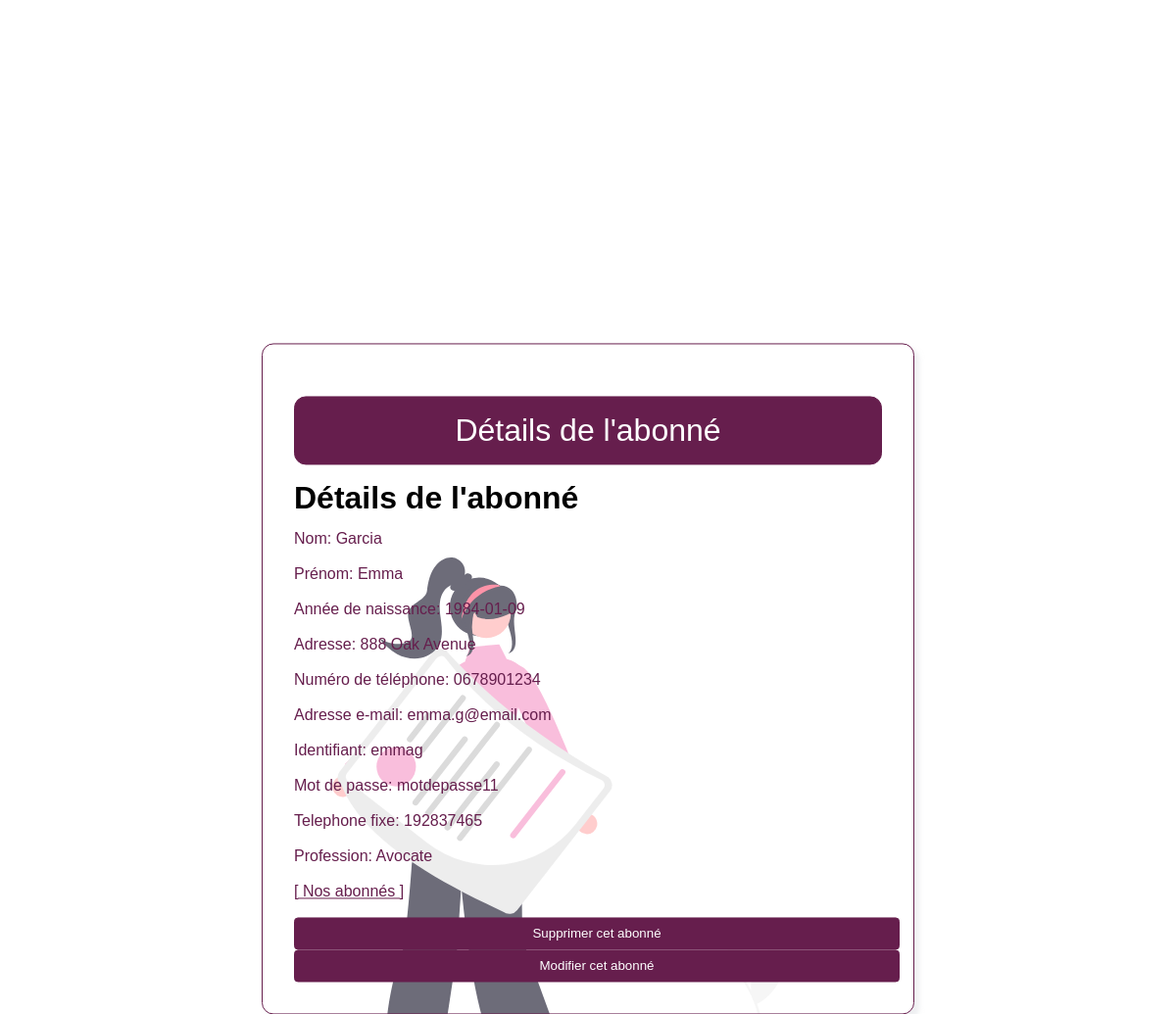
Screenshot of /views/subscriber.php?id=emmag with the database file from the repository.
### tables this page shows
CREATE TABLE `abonnes` (
  `Prenom` text DEFAULT NULL,
  `Nom` text DEFAULT NULL,
  `Annee_naissance` date DEFAULT NULL,
  `Adresse` varchar(50) DEFAULT NULL,
  `Numero_telephone` varchar(13) DEFAULT NULL,
  `Adresse_mail` varchar(50) DEFAULT NULL,
  `Numero_telephone_fixe` varchar(13) DEFAULT NULL,
  `Profession` text DEFAULT NULL,
  `identifiant` varchar(10) NOT NULL,
  `Mot_de_passe` varchar(25) DEFAULT NULL
);

### controllers/subscriber.php (the view, shortened to what this page needs)
<?php
$id=($_GET['id']);
include_once("config.php");
$stmt = $conn->prepare( "SELECT * FROM abonnes WHERE identifiant='" . $id . "'");
$stmt->execute();
$stmt->bind_result($prenom , $nom, $dateNaissance, $adresse,$telephone,$email,$tele_fixe,$Profession,$id,$mot);
$markup = "";
$markup .= '<h1>Détails de l\'abonné</h1>';
$markup .= '<p>Nom: ' . htmlspecialchars($nom) . '</p>';
$markup .= '<p>Prénom: ' . htmlspecialchars($prenom) . '</p>';
$markup .= '<p>Année de naissance: ' . htmlspecialchars($dateNaissance) . '</p>';
$markup .= '<p>Adresse: ' . htmlspecialchars($adresse) . '</p>';
$markup .= '<p>Numéro de téléphone: ' . htmlspecialchars($telephone) . '</p>';
$markup .= '<p>Adresse e-mail: ' . htmlspecialchars($email) . '</p>';
$markup .= '<p>Identifiant: ' . htmlspecialchars($id) . '</p>';
$markup .= '<p>Mot de passe: ' . htmlspecialchars($mot) . '</p>';
$markup .= '<p>Telephone fixe: ' . htmlspecialchars($tele_fixe) . '</p>';
$markup .= '<p>Profession: ' . htmlspecialchars($Profession) . '</p>';
$markup .= '<p><a href="/views/subscribers.php/?admin=true">[ Nos abonnés  ]</a></p>';
$markup .= '<form method="POST">';
$markup .= '<input type="hidden" name="delete_subscriber" value="true">';
$markup .= '<button type="submit" onclick="return confirm(\'Voulez-vous vraiment supprimer cet abonné ?\')">Supprimer cet abonné</button>';
$markup .= '</form>';
$markup .= '<form method="GET" action="/views/edit_subscriber.php">';
$markup .= '<input type="hidden" name="id" value="' . $id . '">';
$markup .= '<button type="submit">Modifier cet abonné</button>';
$markup .= '</form>';
echo $markup;
?>

### views/subscriber.php (style rules this page uses)
body { font-family: Arial, Helvetica, sans-serif; line-height: 20px; }
button { border: 1px solid #661e4d; border-radius: 4px; background-color: #661e4d; text-align: center; color: #FFF; width: 100%; padding: 8px; box-sizing: content-box; }
a,p { color: #661e4d; }

### rows the page displays
abonnes: Nom "Garcia", Prenom "Emma", Annee_naissance "1984-01-09", Adresse "888 Oak Avenue", Numero_telephone "0678901234", Adresse_mail "emma.g@email.com", identifiant "emmag", Mot_de_passe "motdepasse11", Numero_telephone_fixe "192837465", Profession "Avocate"
